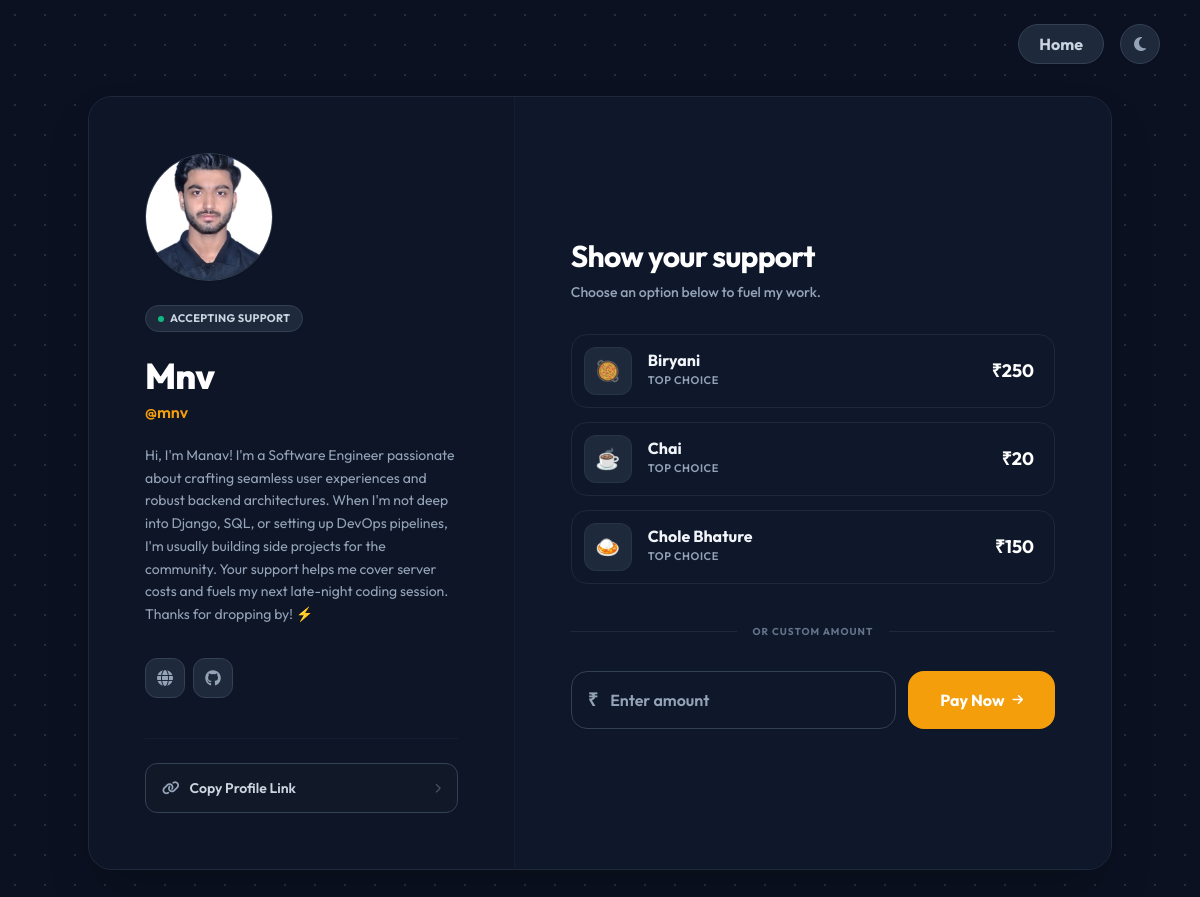
Page /mnv on the committed database.
### tables this page shows
CREATE TABLE creators 
                 (username TEXT PRIMARY KEY, name TEXT, upi_id TEXT, 
                  bio TEXT, pic TEXT, github TEXT, instagram TEXT, linkedin TEXT, website TEXT, password TEXT, email TEXT, phone TEXT, google_id TEXT);

### app.py (the view)
@app.route('/<username>')
def profile(username):
    if username in DISHES:
        return render_template('index.html', dish=DISHES[username], all_dishes=DISHES, username=session.get('username'))
    conn = get_db_connection()
    creator = conn.execute('SELECT * FROM creators WHERE username = ?', (username,)).fetchone()
    conn.close()
    if creator:
        return render_template('profile.html',
                               creator_username=creator['username'],
                               session_user=session.get('username'),
                               name=creator['name'],
                               bio=creator['bio'],
                               upi_id=creator['upi_id'],
                               pic=creator['pic'],
                               website=creator['website'],
                               github=creator['github'],
                               linkedin=creator['linkedin'],
                               instagram=creator['instagram'],
                               all_dishes=DISHES)
    abort(404)

### app.py (called while the page is built)
def get_db_connection():
    conn = sqlite3.connect('pizza.db')
    conn.row_factory = sqlite3.Row
    return conn

### templates/profile.html (shortened to what this page needs)
<!DOCTYPE html>
<html lang="en" class="dark scroll-smooth">
<head>
    <script src="https://cdn.tailwindcss.com"></script>
    <link href="https://cdnjs.cloudflare.com/ajax/libs/font-awesome/6.4.0/css/all.min.css" rel="stylesheet">
</head>
<body class="bg-slate-50 text-slate-900 dark:bg-[#0B1121] dark:text-slate-50 min-h-screen overflow-x-hidden relative selection:bg-brand-500/30 font-sans antialiased">
    <div class="absolute top-6 right-6 lg:right-10 z-50 flex gap-4">
        {% if session_user %}
            <a href="/" class="w-10 h-10 rounded-full flex items-center justify-center bg-white dark:bg-slate-800 shadow-sm border border-slate-200 dark:border-slate-700 hover:bg-slate-50 dark:hover:bg-slate-700 transition">
                <i class="fas fa-home text-slate-500 dark:text-slate-400"></i>
            </a>
            <a href="/logout" class="h-10 px-5 rounded-full flex items-center justify-center bg-white dark:bg-slate-800 shadow-sm border border-slate-200 dark:border-slate-700 hover:bg-red-50 dark:hover:bg-red-900/20 transition font-bold text-slate-600 hover:text-red-500 dark:text-slate-400 dark:hover:text-red-400">
                Log out
            </a>
        {% else %}
            <a href="/" class="h-10 px-5 rounded-full flex items-center justify-center bg-white dark:bg-slate-800 shadow-sm border border-slate-200 dark:border-slate-700 hover:bg-slate-50 dark:hover:bg-slate-700 transition font-bold text-slate-600 dark:text-slate-300">
                Home
            </a>
        {% endif %}
        <button id="theme-toggle" class="w-10 h-10 rounded-full flex items-center justify-center bg-white dark:bg-slate-800 shadow-sm border border-slate-200 dark:border-slate-700 hover:bg-slate-50 dark:hover:bg-slate-700 transition">
            <i id="theme-icon" class="fas fa-sun text-slate-500 dark:text-slate-400"></i>
        </button>
    </div>
    <main class="min-h-screen py-24 flex items-center justify-center px-4 md:px-6">
        <div class="relative z-10 bg-white dark:bg-[#0F172A] border border-slate-200 dark:border-slate-800 shadow-2xl rounded-3xl max-w-5xl w-full flex flex-col md:flex-row overflow-hidden">
            <div class="w-full md:w-5/12 p-10 lg:p-14 border-b md:border-b-0 md:border-r border-slate-100 dark:border-slate-800/50 bg-slate-50/50 dark:bg-[#0B1121]/30 flex flex-col items-center md:items-start text-center md:text-left relative">
                <div class="mb-6 relative w-28 h-28 lg:w-32 lg:h-32 rounded-full border border-slate-200 dark:border-slate-700 shadow-sm overflow-hidden bg-white dark:bg-[#111]">
                    {% if pic == 'default.png' %}
                        <img src="https://api.dicebear.com/7.x/notionists/svg?seed={{ name }}&backgroundColor=transparent" class="w-full h-full object-cover">
                    {% else %}
                        <img src="{{ url_for('static', filename='uploads/' + pic) }}" class="w-full h-full object-cover">
                    {% endif %}
                </div>
                <div class="inline-flex items-center gap-1.5 px-3 py-1 rounded-full bg-slate-100 dark:bg-slate-800 text-slate-600 dark:text-slate-300 text-[11px] font-bold tracking-wide uppercase mb-6 border border-slate-200 dark:border-slate-700">
                    <span class="w-1.5 h-1.5 rounded-full bg-emerald-500"></span> Accepting Support
                </div>
                <h1 class="text-3xl lg:text-4xl font-extrabold mb-1 tracking-tight text-slate-900 dark:text-white">{{ name }}</h1>
                <p class="text-brand-500 font-semibold mb-5 text-sm lg:text-base">@{{ creator_username }}</p>
                <div class="text-slate-600 dark:text-slate-400 text-sm leading-relaxed max-h-48 overflow-y-auto w-full mb-8 font-normal">
                    <p>{{ bio }}</p>
                </div>
                <div class="flex flex-wrap gap-2 justify-center md:justify-start">
                    {% if website %}
                    <a href="{{ website }}" target="_blank" title="Website" class="w-10 h-10 flex items-center justify-center rounded-xl bg-white dark:bg-slate-800 border border-slate-200 dark:border-slate-700 hover:border-slate-300 dark:hover:border-slate-600 transition text-slate-400 hover:text-slate-700 dark:hover:text-slate-200">
                        <i class="fas fa-globe text-base"></i>
                    </a>
                    {% endif %}
                    {% if github %}
                    <a href="{{ github }}" target="_blank" title="GitHub" class="w-10 h-10 flex items-center justify-center rounded-xl bg-white dark:bg-slate-800 border border-slate-200 dark:border-slate-700 hover:border-slate-300 dark:hover:border-slate-600 transition text-slate-400 hover:text-slate-700 dark:hover:text-slate-200">
                        <i class="fab fa-github text-base"></i>
                    </a>
                    {% endif %}
                </div>
                <div class="mt-10 pt-6 border-t border-slate-200 dark:border-slate-800/50 w-full space-y-3">
                    <button onclick="copyMyLink()" id="copyBtn" class="w-full flex justify-between items-center bg-white dark:bg-[#111827] hover:bg-slate-50 dark:hover:bg-slate-800 p-3.5 px-4 rounded-xl border border-slate-200 dark:border-slate-700 text-sm font-semibold text-slate-600 dark:text-slate-300 transition-colors">
                        <span class="flex items-center gap-2.5"><i class="fas fa-link text-slate-400"></i> Copy Profile Link</span>
                        <i class="fas fa-chevron-right text-[10px] text-slate-300 dark:text-slate-600"></i>
                    </button>
                </div>
            </div>
            <div class="w-full md:w-7/12 p-10 lg:p-14 flex flex-col justify-center bg-white dark:bg-[#0F172A]">
                <div class="mb-8">
                    <h2 class="text-2xl lg:text-3xl font-bold text-slate-900 dark:text-white tracking-tight mb-2">Show your support</h2>
                    <p class="text-sm font-medium text-slate-500 dark:text-slate-400">Choose an option below to fuel my work.</p>
                </div>
                <div class="grid grid-cols-1 gap-3.5 mb-2" id="menuOptions">
                </div>
                <div class="my-8 flex items-center gap-4">
                    <div class="h-px w-full bg-slate-200 dark:bg-slate-800"></div>
                    <span class="text-[10px] font-bold text-slate-400 dark:text-slate-500 uppercase tracking-widest whitespace-nowrap">Or custom amount</span>
                    <div class="h-px w-full bg-slate-200 dark:bg-slate-800"></div>
                </div>
                <div class="flex flex-col sm:flex-row gap-3">
                    <div class="relative flex-1">
                        <div class="relative flex items-center bg-white dark:bg-slate-900 border border-slate-300 dark:border-slate-700 rounded-2xl overflow-hidden focus-within:border-brand-500 dark:focus-within:border-brand-500 focus-within:ring-2 focus-within:ring-brand-500/10 transition-all shadow-sm">
                            <span class="pl-4 text-slate-400 font-semibold text-lg">₹</span>
                            <input type="number" id="customAmount" placeholder="Enter amount" class="w-full bg-transparent py-4 pl-3 pr-4 text-slate-900 dark:text-white placeholder-slate-400 focus:outline-none font-semibold">
                        </div>
                    </div>
                    <button onclick="generateCustomQR()" class="sm:w-auto w-full bg-slate-900 dark:bg-brand-500 hover:bg-slate-800 dark:hover:bg-brand-400 text-white font-bold px-8 py-4 sm:py-0 rounded-2xl transition-colors shadow-sm focus:ring-2 focus:ring-offset-2 focus:ring-slate-900 dark:focus:ring-brand-500 flex justify-center items-center gap-2">
                        <span>Pay Now</span> <i class="fas fa-arrow-right text-[12px]"></i>
                    </button>
                </div>
            </div>
        </div>
    </main>
</body>
</html>

### templates/profile.html (style rules this page uses)
body { transition: background-color 0.3s ease, color 0.3s ease; }

### rows in the picture
creators: pic (picture), name "Mnv", username "mnv", bio "Hi, I'm Manav! I'm a Software Engineer passionate about crafting seamless user experiences and robust backend architectures. When I'm not deep into Django, SQL, or setting up DevOps pipelines, I'm usually building side projects for the community. Your support helps me cover server costs and fuels my next late-night coding session. Thanks for dropping by! ⚡"
